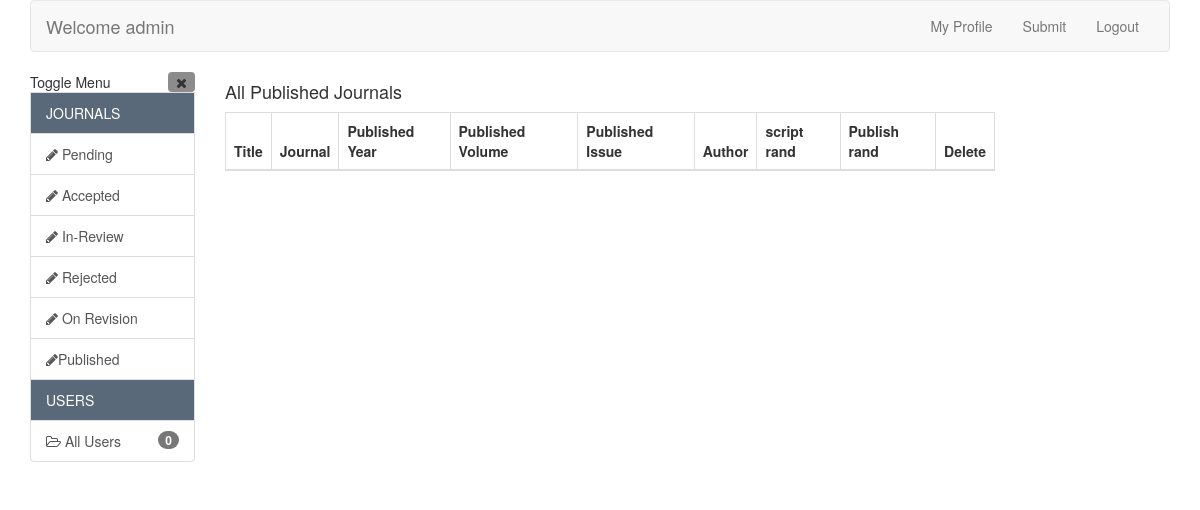
/editor/published/, run on an earlier commit of the app's database.
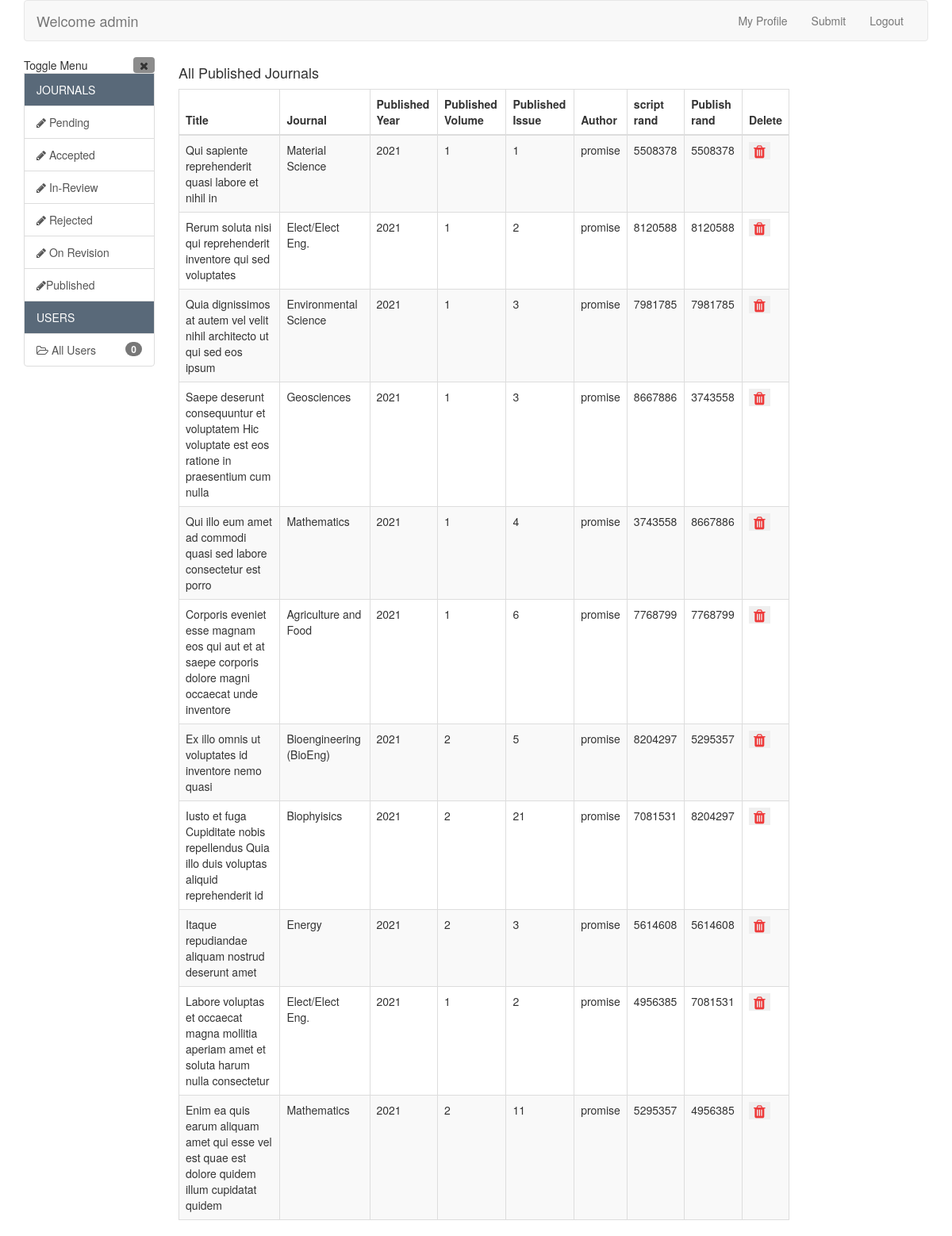
And on a later commit of the database.
### journal_app/models.py (models this page shows, shortened)
class publish(models.Model):
    published_year = models.IntegerField()
    published_volume = models.IntegerField()
    published_issue = models.IntegerField()
    published_page_start = models.IntegerField()
    published_page_end = models.IntegerField()
    published_abstract = models.TextField(max_length=3000)
    published_full_text = models.TextField(max_length=3000)
    published_pdf = models.FileField(upload_to='published/')
    published_status = models.BooleanField(default=False)
    rand = models.IntegerField(default=True)
    date_published = models.DateTimeField(default=timezone.now)

class Manuscript(models.Model):
    author = models.ForeignKey(User, on_delete=models.CASCADE)
    journal = models.ForeignKey(Journal, on_delete=models.CASCADE)
    specialissue = models.ForeignKey(SpecialIssue, on_delete=models.CASCADE)
    articletype = models.ForeignKey(ArticleType, on_delete=models.CASCADE)
    status = models.ForeignKey(Status, on_delete=models.CASCADE, null=True)
    title = models.CharField(max_length=100)
    abstract = models.TextField(max_length=1000)
    keywords = models.CharField(max_length=100)
    numberofpages = models.IntegerField()
    date_added = models.DateTimeField(default=timezone.now)
    published_status = models.BooleanField(default=False)
    rand = models.IntegerField(default=True)

class Journal(models.Model):
    title = models.CharField(max_length=100)
    image = models.FileField(default=True)
    description = models.TextField(default=False)
    def __str__(self):
        return self.title

### journal_app/views.py (the view)
# urls.py: path('editor/published/', views.all_published, name="all_published"),
def all_published(request):
    published = publish.objects.all()
    published_manuscript = Manuscript.objects.filter(published_status = True)
    objects_list = list(zip(published , published_manuscript))
    context = {
        'objects_list':objects_list,
    }
    return render(request, "editor/all_published.html", context)

### journal_app/templates/editor/all_published.html (shortened to what this page needs)
{% extends 'editor/base.html' %}
{% load crispy_forms_tags %}
{% block content %}
<div class="row">
    <div class="col-lg-8">
      <h4>All Published Journals</h4>
    <div class="table-responsive">
    <table id="display_script" class="table table-striped table-bordered table-sm" cellspacing="0" width="100%">
        <thead>
          <tr>
            <th class="th-sm">Title</th>
            <th class="th-sm">Journal</th>
            <th class="th-sm">Published Year</th>
            <th class="th-sm">Published Volume</th>
            <th class="th-sm">Published Issue</th>
            <th class="th-sm">Author</th>
            <th class="th-sm">script rand</th>
            <th class="th-sm">Publish rand</th>
            <th class="th-sm">Delete</th>
          </tr>
        </thead>
        <tbody>
          {% for publish,manuscript in objects_list %}
          <tr>
          <td>{{manuscript.title}}</td>
          <td>{{manuscript.journal}}</td>
          <td>{{publish.published_year}}</td>
          <td>{{publish.published_volume}}</td>
          <td>{{publish.published_issue}}</td>
          <td>{{manuscript.author}}</td>
          <td>{{manuscript.rand}}</td>
          <td>{{publish.rand}}</td>
          <td>
            <form action="#" method="POST">{% csrf_token %}
            <button type="submit" style="border: none;" onclick="return confirm('Are you sure you want to delete this manuscript?')"><i style="color:rgba(238, 34, 34, 0.884);" class="fa fa-trash fa-lg"></i></button>
            </form>
          </td>
          </tr>
          {% endfor %}
    </table>
    </div>
    </div>
    </div>
    {% endblock content %}

What changed in the data, as far as the page shows it:
added publish: title "Qui sapiente reprehenderit quasi labore et nihil in", journal "Material Science", published_year "2021", published_volume "1", published_issue "1", author "promise", rand "5508378"
added publish: title "Rerum soluta nisi qui reprehenderit inventore qui sed voluptates", journal "Elect/Elect Eng.", published_year "2021", published_volume "1", published_issue "2", author "promise", rand "8120588"
added publish: title "Quia dignissimos at autem vel velit nihil architecto ut qui sed eos ipsum", journal "Environmental Science", published_year "2021", published_volume "1", published_issue "3", author "promise", rand "7981785"
added publish: title "Saepe deserunt consequuntur et voluptatem Hic voluptate est eos ratione in praesentium cum nulla", journal "Geosciences", published_year "2021", published_volume "1", published_issue "3", author "promise", rand "8667886", rand "3743558"
added publish: title "Qui illo eum amet ad commodi quasi sed labore consectetur est porro", journal "Mathematics", published_year "2021", published_volume "1", published_issue "4", author "promise", rand "3743558", rand "8667886"
added publish: title "Corporis eveniet esse magnam eos qui aut et at saepe corporis dolore magni occaecat unde inventore", journal "Agriculture and Food", published_year "2021", published_volume "1", published_issue "6", author "promise", rand "7768799"
added publish: title "Ex illo omnis ut voluptates id inventore nemo quasi", journal "Bioengineering (BioEng)", published_year "2021", published_volume "2", published_issue "5", author "promise", rand "8204297", rand "5295357"
added publish: title "Iusto et fuga Cupiditate nobis repellendus Quia illo duis voluptas aliquid reprehenderit id", journal "Biophyisics", published_year "2021", published_volume "2", published_issue "21", author "promise", rand "7081531", rand "8204297"
added publish: title "Itaque repudiandae aliquam nostrud deserunt amet", journal "Energy", published_year "2021", published_volume "2", published_issue "3", author "promise", rand "5614608"
added publish: title "Labore voluptas et occaecat magna mollitia aperiam amet et soluta harum nulla consectetur", journal "Elect/Elect Eng.", published_year "2021", published_volume "1", published_issue "2", author "promise", rand "4956385", rand "7081531"
added publish: title "Enim ea quis earum aliquam amet qui esse vel est quae est dolore quidem illum cupidatat quidem", journal "Mathematics", published_year "2021", published_volume "2", published_issue "11", author "promise", rand "5295357", rand "4956385"
